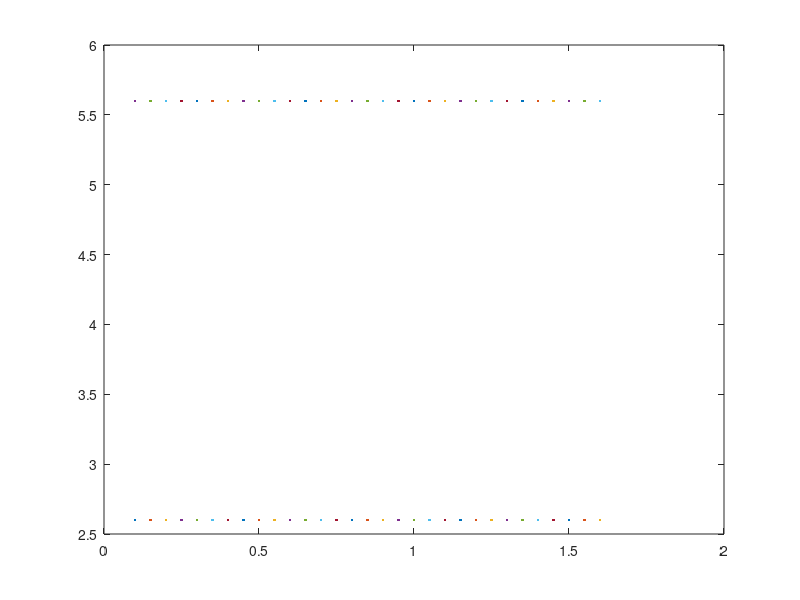

This figure's MATLAB source:
%Gen_Horners.m

%Andrew Rozniakowsi

%Declare Variables
a = [-1 1 2 4]; 
x = [.1 1.1 1.4 1.6];
X = 1.6;
Y = linspace(.1,1.6,31);
S = [];
S = zeros(4);
P = a(1) + (a(2)*(X-x(1))) + (a(3)*(X-x(1))*(X-x(1))) + (a(4)*(X-x(1))*(X-x(2))*(X-x(3)));
S = a(end);

for i = 3:-1:1
    S = (S.*(X - x(i))) + a(i);
end

%Plotting
plot(Y,S);
hold on
plot(Y,P);